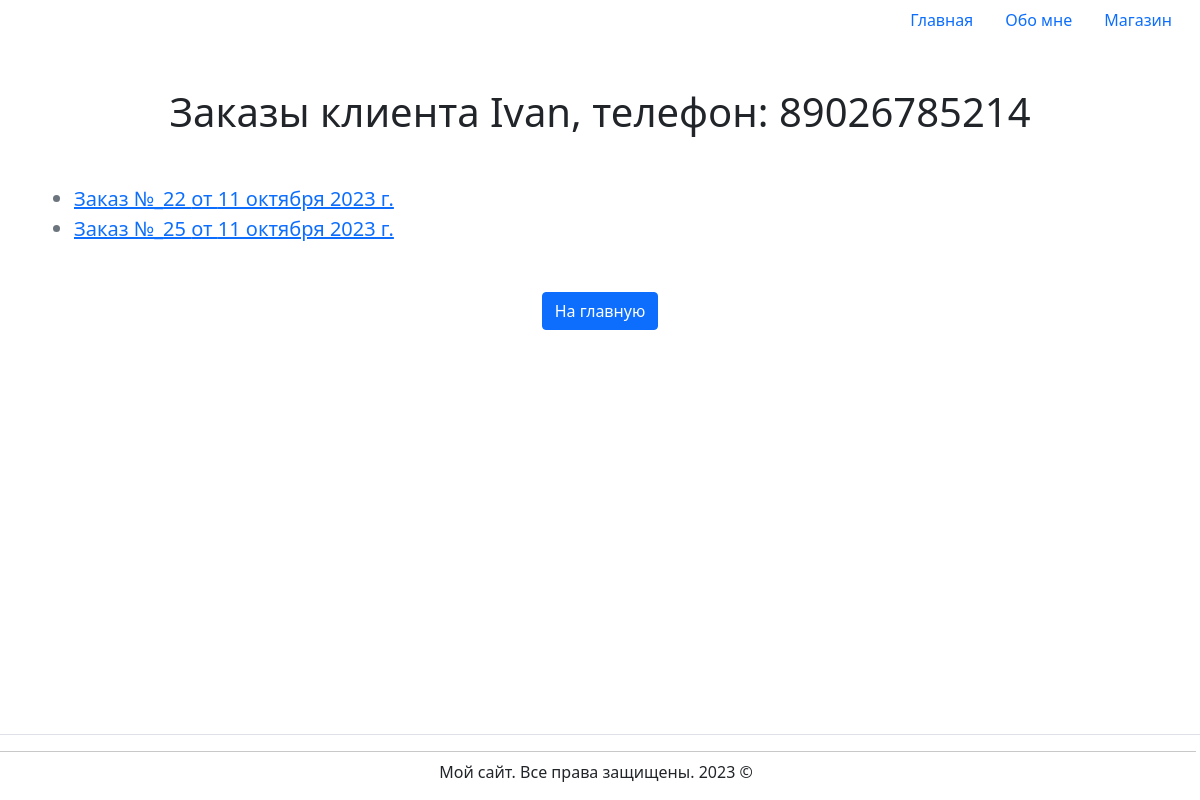
The page /shop/customer_orders/1/ on the database its author committed.
### hw2_app/models.py (models this page shows, shortened)
class Customer(models.Model):
    name = models.CharField(max_length=50, verbose_name='Имя')
    email = models.EmailField(verbose_name='Электронная почта')
    phone = models.CharField(max_length=20, verbose_name='Телефон')
    address = models.CharField(max_length=100, default='Unknown', verbose_name='Адрес')
    reg_date = models.DateField(auto_now_add=True, verbose_name='Дата регистрации')
    class Meta:
        verbose_name = 'Клиент'
        verbose_name_plural = 'Клиенты'

class Order(models.Model):
    customer = models.ForeignKey(Customer, on_delete=models.CASCADE, related_name='orders', verbose_name='Клиент')
    products = models.ManyToManyField(Product, verbose_name='Товары')
    total_price = models.DecimalField(max_digits=8, decimal_places=2, verbose_name='Общая стоимость')
    order_date = models.DateField(auto_now_add=True, verbose_name='Дата оформления')
    class Meta:
        verbose_name = 'Заказ'
        verbose_name_plural = 'Заказы'

### hw2_app/views.py (the view)
# urls.py: path('customer_orders/<int:customer_id>/', views.CustomerOrdersView.as_view(), name='customer_orders'),
class CustomerOrdersView(TemplateView):
    template_name = 'hw2_app/customer_orders.html'
    def get_context_data(self, **kwargs):
        context = super().get_context_data(**kwargs)
        customer_id = self.kwargs.get('customer_id')
        context['title'] = 'Заказы клиента'
        customer = get_object_or_404(Customer, pk=customer_id)
        context['customer'] = customer
        orders = Order.objects.filter(customer=self.kwargs.get('customer_id')).all()
        context['orders'] = orders
        return context

### hw2_app/templates/hw2_app/customer_orders.html (shortened to what this page needs)
{% extends 'base.html' %}
{% block content %}
<div class="container text-center my-5">
    <h1 class="fw-light text-left">Заказы клиента {{ customer.name }}, телефон: {{ customer.phone }}</h1>
</div>
<div class="container text-left my-5">
    <ul>
        {% for order in orders %}
        <li class="lead text-muted" > <a href="{% url 'order' order.pk %}"> Заказ №_{{ order.pk }} от {{ order.order_date }} </a> </li>
        {% endfor %}
    </ul>
</div>
<div class="container text-center my-5">
    <a href="{% url 'shop' %}" class="btn btn-primary">На главную</a>
</div>
{% endblock %}

### rows shown on the page
Customer: name "Ivan", phone "89026785214"
Order: pk "22", order_date "11 октября 2023 г."
Order: pk "25", order_date "11 октября 2023 г."
